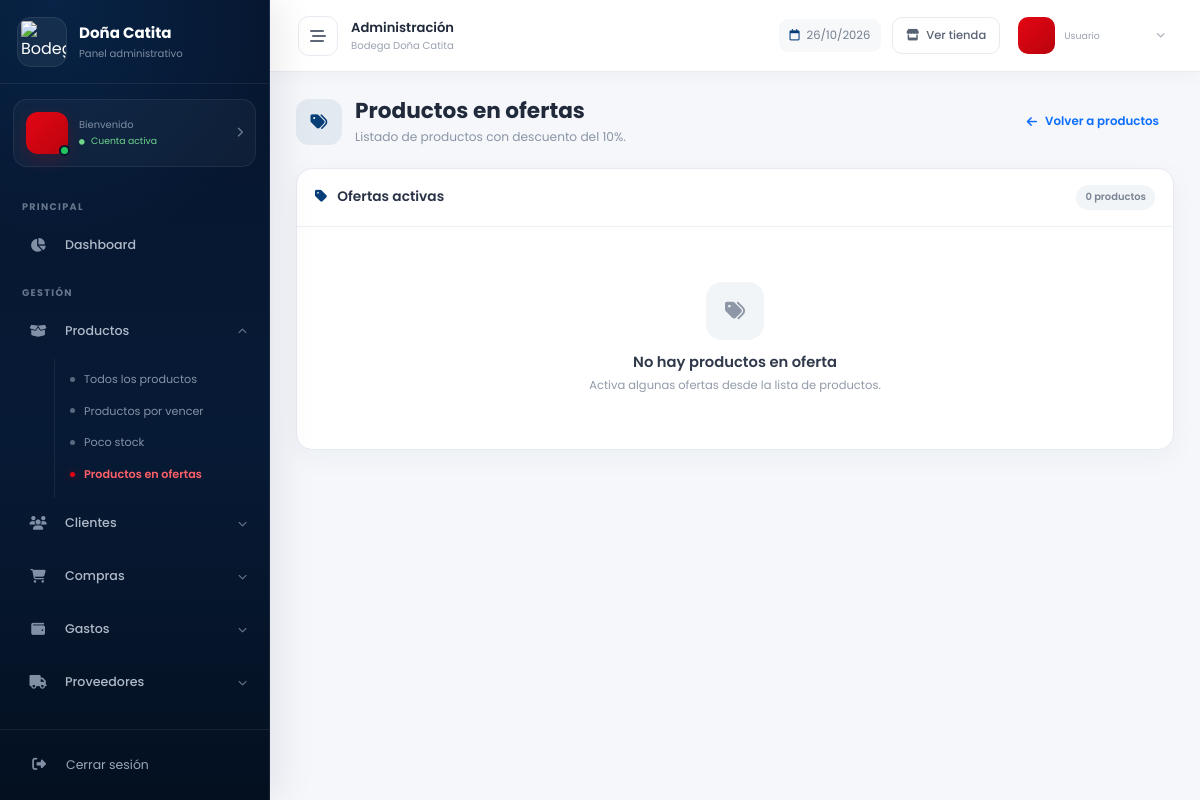
The app's page /productos/ofertas/, older data.
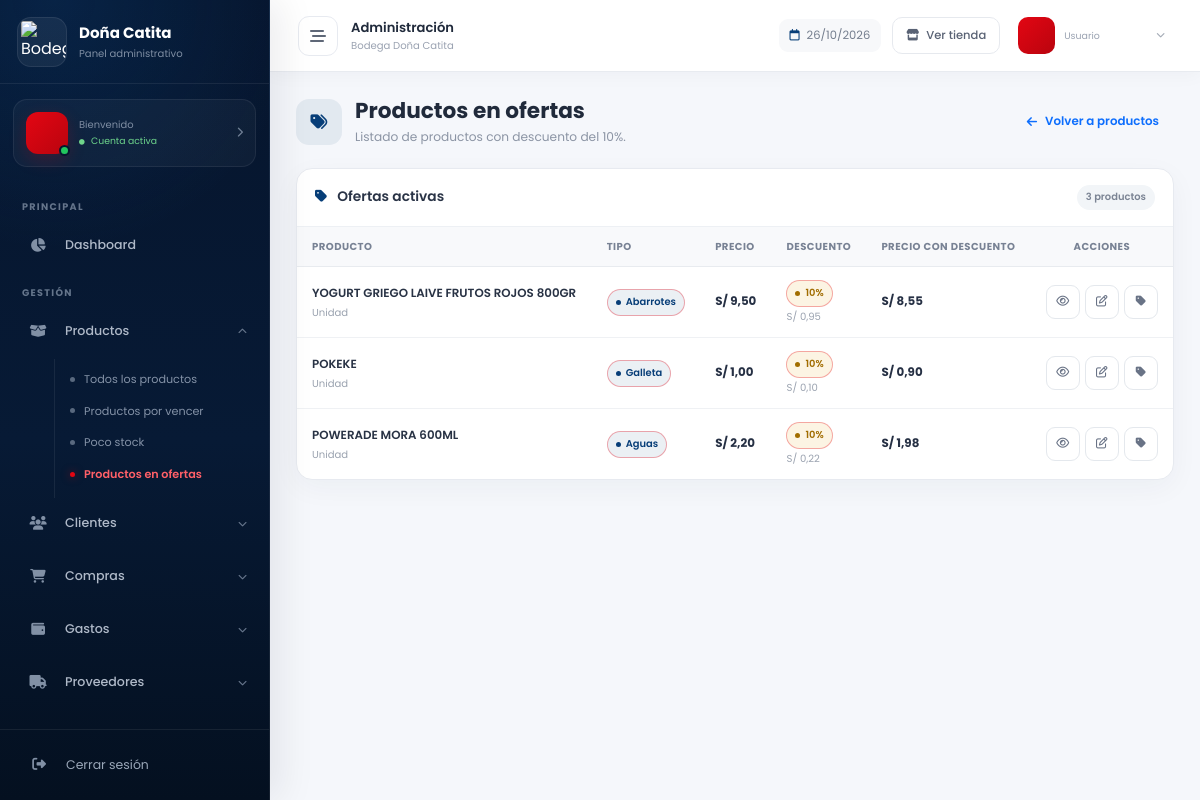
The same page, newer data.
### productos/models.py (models this page shows, shortened)
class Producto(models.Model):
    nombre = models.CharField(max_length=200)
    precio = models.DecimalField(max_digits=10, decimal_places=2)
    costo = models.DecimalField(max_digits=10, decimal_places=2, default=0.00)
    stock = models.DecimalField(max_digits=10, decimal_places=2, default=0.00)
    tipoProducto = models.CharField(max_length=100)
    unidadMedida = models.CharField(max_length=50, blank=True)
    zona = models.CharField(
        max_length=30,
        choices=[
            ('zona1', 'zona1'),
            ('zona2', 'zona2'),
            ('zona3', 'zona3'),
            ('zona4', 'zona4'),
            ('zona5', 'zona5'),
            ('zona6', 'zona6'),
            ('zona7', 'zona7'),
            ('zona8', 'zona8'),
            ('EqFrio1', 'EqFrio1'),
            ('EqFrio2', 'EqFrio2'),
            ('EqFrio3', 'EqFrio3'),
            ('EqFrio4', 'EqFrio4'),
            ('EqFrio5', 'EqFrio5'),
        ],
        default='zona1',
        blank=True,
    )
    fechaVencimiento = models.DateField(blank=True, null=True)
    detalle = models.TextField(blank=True)
    imagen = models.CharField(max_length=255, blank=True)
    codigo_barras = models.CharField(max_length=13, unique=True, blank=True, null=True)
    codigo_barras_imagen = models.CharField(max_length=255, blank=True, default='')
    en_oferta = models.BooleanField(default=False)
    descuento_oferta = models.DecimalField(max_digits=5, decimal_places=2, default=0.00)
    created_at = models.DateTimeField(auto_now_add=True)
    updated_at = models.DateTimeField(auto_now=True)
    @property
    def descuento_valor(self):
        if not self.en_oferta:
            return 0
        return self.precio * (self.descuento_oferta / 100)
    @property
    def precio_descuento(self):
        if not self.en_oferta:
            return self.precio
        return self.precio - self.descuento_valor

### productos/views.py (the view)
# urls.py: path('ofertas/', views.ofertas_productos, name='ofertas_productos'),
def ofertas_productos(request):
    productos = Producto.objects.filter(en_oferta=True).order_by('-created_at')
    return render(request, 'productos/ofertas_productos.html', {
        'page_obj': productos,
        'productos': productos,
    })

### productos/templates/productos/ofertas_productos.html (shortened to what this page needs)
{% extends 'base_admin.html' %}
{% block content %}
<div class="dc-list-page">
  <div class="dc-page-header">
    <div class="dc-page-heading">
      <div class="dc-page-heading-icon">
        <i class="fa-solid fa-tags"></i>
      </div>
      <div>
        <h1>Productos en ofertas</h1>
        <p>Listado de productos con descuento del 10%.</p>
      </div>
    </div>
    <div class="dc-page-actions">
      <a href="{% url 'lista_productos' %}" class="dc-btn dc-btn-secondary">
        <i class="fa-solid fa-arrow-left"></i>
        Volver a productos
      </a>
    </div>
  </div>
  <div class="dc-table-card">
    <div class="dc-table-card-header">
      <h2><i class="fa-solid fa-tag"></i> Ofertas activas</h2>
      <span class="dc-table-count">{{ productos|length }} productos</span>
    </div>
    {% if productos %}
    <div class="dc-table-responsive">
      <table class="dc-admin-table">
        <thead>
          <tr>
            <th>Producto</th>
            <th>Tipo</th>
            <th>Precio</th>
            <th>Descuento</th>
            <th>Precio con descuento</th>
            <th class="text-center">Acciones</th>
          </tr>
        </thead>
        <tbody>
          {% for producto in productos %}
          <tr>
            <td data-label="Producto">
              <span class="dc-record-title">{{ producto.nombre }}</span>
              {% if producto.unidadMedida %}
              <span class="dc-record-subtitle">{{ producto.unidadMedida }}</span>
              {% endif %}
            </td>
            <td data-label="Tipo">
              <span class="dc-badge dc-badge-blue">{{ producto.tipoProducto }}</span>
            </td>
            <td data-label="Precio">
              <span class="dc-money">S/ {{ producto.precio|floatformat:2 }}</span>
            </td>
            <td data-label="Descuento">
              <span class="dc-badge dc-badge-warning">10%</span>
              <div class="dc-record-subtitle">S/ {{ producto.descuento_valor|floatformat:2 }}</div>
            </td>
            <td data-label="Precio con descuento">
              <span class="dc-money dc-text-success">S/ {{ producto.precio_descuento|floatformat:2 }}</span>
            </td>
            <td data-label="Acciones">
              <div class="dc-table-actions">
                <a href="{% url 'detalle_producto' producto.pk %}" class="dc-action-btn dc-action-view" title="Ver producto" aria-label="Ver producto">
                  <i class="fa-regular fa-eye"></i>
                </a>
                <a href="{% url 'editar_producto' producto.pk %}" class="dc-action-btn dc-action-edit" title="Editar producto" aria-label="Editar producto">
                  <i class="fa-regular fa-pen-to-square"></i>
                </a>
                <form method="post" action="{% url 'toggle_oferta_producto' producto.pk %}">
                  <button type="submit" class="dc-action-btn dc-action-offer-active" title="Quitar de ofertas" aria-label="Quitar de ofertas">
                    <i class="fa-solid fa-tag"></i>
                  </button>
                </form>
              </div>
            </td>
          </tr>
          {% endfor %}
        </tbody>
      </table>
    </div>
    {% else %}
    <div class="dc-empty-state">
      <div class="dc-empty-icon">
        <i class="fa-solid fa-tags"></i>
      </div>
      <h3>No hay productos en oferta</h3>
      <p>Activa algunas ofertas desde la lista de productos.</p>
    </div>
    {% endif %}
  </div>
</div>
{% endblock %}

### templates/base_admin.html (shortened to what this page needs)
<!DOCTYPE html>
<html lang="es">
<head>
    {% load static %}
    <link href="https://cdn.jsdelivr.net/npm/bootstrap@5.3.2/dist/css/bootstrap.min.css" rel="stylesheet">
    <link rel="stylesheet" href="https://cdnjs.cloudflare.com/ajax/libs/font-awesome/6.7.2/css/all.min.css">
    <link href="https://cdnjs.cloudflare.com/ajax/libs/aos/2.3.4/aos.css" rel="stylesheet">
    <link href="{% static 'css/style.css' %}" rel="stylesheet">
    <link href="{% static 'css/sidebar.css' %}" rel="stylesheet">
    <link href="{% static 'css/catalogo.css' %}" rel="stylesheet">
</head>
<body class="dc-admin-body">
    {% include 'includes/sidebar_admin.html' %}
    <div class="dc-admin-wrapper">
        <header class="dc-admin-topbar">
            <div class="dc-topbar-left">
                <button type="button" class="dc-sidebar-toggle" id="desktopSidebarToggle" aria-label="Contraer menú"
                    title="Contraer menú">
                    <i class="fa-solid fa-bars-staggered"></i>
                </button>
                <div class="dc-topbar-brand">
                    <span>
                        Administración
                    </span>
                    <small>
                        Bodega Doña Catita
                    </small>
                </div>
            </div>
            <div class="dc-topbar-actions">
                <div class="dc-topbar-date d-none d-md-flex">
                    <i class="fa-regular fa-calendar"></i>
                    <span>
                        {% now "d/m/Y" %}
                    </span>
                </div>
                <a href="{% url 'inicio' %}" class="dc-topbar-button d-none d-sm-flex" title="Ver página pública">
                    <i class="fa-solid fa-store"></i>
                    <span>
                        Ver tienda
                    </span>
                </a>
                <div class="dropdown">
                    <button class="dc-topbar-user" type="button" data-bs-toggle="dropdown" aria-expanded="false">
                        <div class="dc-topbar-avatar">
                        </div>
                        <div class="dc-topbar-user-info d-none d-md-block">
                            <small>
                                {% if user.is_superuser %}
                                Administrador
                                {% else %}
                                Usuario
                                {% endif %}
                            </small>
                        </div>
                        <i class="fa-solid fa-chevron-down dc-topbar-chevron"></i>
                    </button>
                </div>
            </div>
        </header>
        <main class="main-content">
            {% block content %}
            {% endblock %}
        </main>
    </div>
</body>
</html>

### templates/includes/sidebar_admin.html (shortened to what this page needs)
{% load static %}
{% with current_url=request.resolver_match.url_name %}
<aside class="dc-admin-sidebar" id="sidebar">
    <div class="dc-sidebar-brand">
        <a href="{% url 'dashboard' %}" class="dc-sidebar-logo">
            <div class="dc-sidebar-logo-box">
                <img src="{% static 'img/logo2.png' %}" alt="Bodega Doña Catita">
            </div>
            <div class="dc-sidebar-brand-text">
                <strong>
                    Doña Catita
                </strong>
                <span>
                    Panel administrativo
                </span>
            </div>
        </a>
    </div>
    <a href="{% url 'perfil' %}" class="dc-sidebar-user">
        <div class="dc-sidebar-avatar">
            <span class="dc-user-status"></span>
        </div>
        <div class="dc-sidebar-user-info">
            <small>
                Bienvenido
            </small>
            <span>
                <i class="fa-solid fa-circle"></i>
                Cuenta activa
            </span>
        </div>
        <i class="fa-solid fa-chevron-right dc-user-arrow"></i>
    </a>
    <nav class="dc-sidebar-nav">
        <span class="dc-sidebar-section-title">
            Principal
        </span>
        <a href="{% url 'dashboard' %}" class="dc-nav-item
            ">
            <span class="dc-nav-icon">
                <i class="fa-solid fa-chart-pie"></i>
            </span>
            <span class="dc-nav-label">
                Dashboard
            </span>
        </a>
        <span class="dc-sidebar-section-title">
            Gestión
        </span>
        <div class="dc-nav-group
            {% if current_url == 'lista_productos' or current_url == 'registros_productos' or current_url == 'productos_vencer' or current_url == 'productos_stock' or current_url == 'ofertas_productos' %}
                open
            {% endif %}">
            <button type="button" class="dc-nav-item dc-nav-toggle">
                <span class="dc-nav-icon">
                    <i class="fa-solid fa-box-open"></i>
                </span>
                <span class="dc-nav-label">
                    Productos
                </span>
                <i class="fa-solid fa-chevron-down dc-nav-arrow"></i>
            </button>
            <div class="dc-nav-submenu">
                <a href="{% url 'lista_productos' %}" class="
                    ">
                    <span></span>
                    Todos los productos
                </a>
                <a href="{% url 'productos_vencer' %}" class="
                    ">
                    <span></span>
                    Productos por vencer
                </a>
                <a href="{% url 'productos_stock' %}" class="
                    ">
                    <span></span>
                    Poco stock
                </a>
                <a href="{% url 'ofertas_productos' %}" class="
                    {% if current_url == 'ofertas_productos' %}
                        active
                    {% endif %}">
                    <span></span>
                    Productos en ofertas
                </a>
            </div>
        </div>
        <div class="dc-nav-group
            ">
            <button type="button" class="dc-nav-item dc-nav-toggle">
                <span class="dc-nav-icon">
                    <i class="fa-solid fa-users"></i>
                </span>
                <span class="dc-nav-label">
                    Clientes
                </span>
                <i class="fa-solid fa-chevron-down dc-nav-arrow"></i>
            </button>
        </div>
        <div class="dc-nav-group
            ">
            <button type="button" class="dc-nav-item dc-nav-toggle">
                <span class="dc-nav-icon">
                    <i class="fa-solid fa-cart-shopping"></i>
                </span>
                <span class="dc-nav-label">
                    Compras
                </span>
                <i class="fa-solid fa-chevron-down dc-nav-arrow"></i>
            </button>
        </div>
        <div class="dc-nav-group
            ">
            <button type="button" class="dc-nav-item dc-nav-toggle">
                <span class="dc-nav-icon">
                    <i class="fa-solid fa-wallet"></i>
                </span>
                <span class="dc-nav-label">
                    Gastos
                </span>
                <i class="fa-solid fa-chevron-down dc-nav-arrow"></i>
            </button>
        </div>
        <div class="dc-nav-group
            ">
            <button type="button" class="dc-nav-item dc-nav-toggle">
                <span class="dc-nav-icon">
                    <i class="fa-solid fa-truck"></i>
                </span>
                <span class="dc-nav-label">
                    Proveedores
                </span>
                <i class="fa-solid fa-chevron-down dc-nav-arrow"></i>
            </button>
        </div>
        <span class="dc-sidebar-section-title">
        </span>
    </nav>
    <div class="dc-sidebar-footer">
        <a href="{% url 'logout' %}" class="dc-sidebar-logout">
            <span class="dc-nav-icon">
                <i class="fa-solid fa-right-from-bracket"></i>
            </span>
            <span class="dc-nav-label">
                Cerrar sesión
            </span>
        </a>
    </div>
</aside>
{% endwith %}

Row changes from the older to the newer data that the page shows:
now on this page (row edited): Producto: nombre "YOGURT GRIEGO LAIVE FRUTOS ROJOS 800GR", unidadMedida "Unidad", tipoProducto "Abarrotes", precio "9,50", descuento_valor "0,95", precio_descuento "8,55"
now on this page (row edited): Producto: nombre "POKEKE", unidadMedida "Unidad", tipoProducto "Galleta", precio "1,00", descuento_valor "0,10", precio_descuento "0,90"
now on this page (row edited): Producto: nombre "POWERADE MORA 600ML", unidadMedida "Unidad", tipoProducto "Aguas", precio "2,20", descuento_valor "0,22", precio_descuento "1,98"
Text that changed along with them:
{{ productos|length }}: "0" → "3"
text no longer shown: "No hay productos en oferta Activa algunas ofertas desde la lista de productos."
text now shown: "PRODUCTO TIPO PRECIO DESCUENTO PRECIO CON DESCUENTO ACCIONES"
